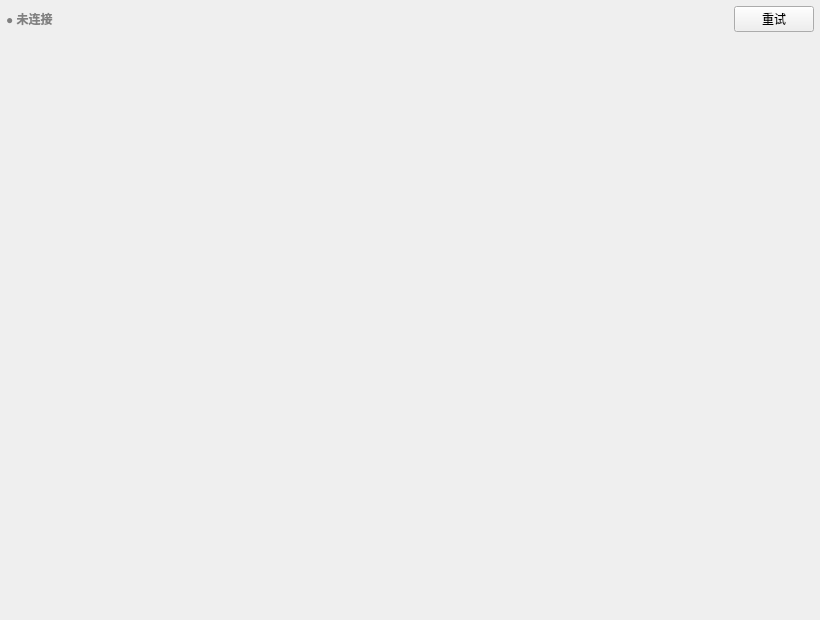
<?xml version="1.0" encoding="UTF-8"?>
<ui version="4.0">
 <class>Widget</class>
 <widget class="QWidget" name="Widget">
  <property name="geometry">
   <rect>
    <x>0</x>
    <y>0</y>
    <width>820</width>
    <height>620</height>
   </rect>
  </property>
  <property name="windowTitle">
   <string>智能家居控制台</string>
  </property>
  <layout class="QVBoxLayout" name="verticalLayout">
   <property name="spacing">
    <number>4</number>
   </property>
   <property name="leftMargin">
    <number>6</number>
   </property>
   <property name="topMargin">
    <number>6</number>
   </property>
   <property name="rightMargin">
    <number>6</number>
   </property>
   <property name="bottomMargin">
    <number>6</number>
   </property>
   <item>
    <layout class="QHBoxLayout" name="topBar">
     <item>
      <widget class="QLabel" name="lblStatus">
       <property name="styleSheet">
        <string>color: gray; font-weight: bold;</string>
       </property>
       <property name="text">
        <string>● 未连接</string>
       </property>
      </widget>
     </item>
     <item>
      <spacer>
       <property name="orientation">
        <enum>Qt::Horizontal</enum>
       </property>
       <property name="sizeHint" stdset="0">
        <size>
         <width>40</width>
         <height>20</height>
        </size>
       </property>
      </spacer>
     </item>
     <item>
      <widget class="QPushButton" name="btnRefresh">
       <property name="text">
        <string>重试</string>
       </property>
      </widget>
     </item>
    </layout>
   </item>
   <item>
    <widget class="QWidget" name="contentArea" native="true"/>
   </item>
  </layout>
 </widget>
 <resources/>
 <connections/>
</ui>
